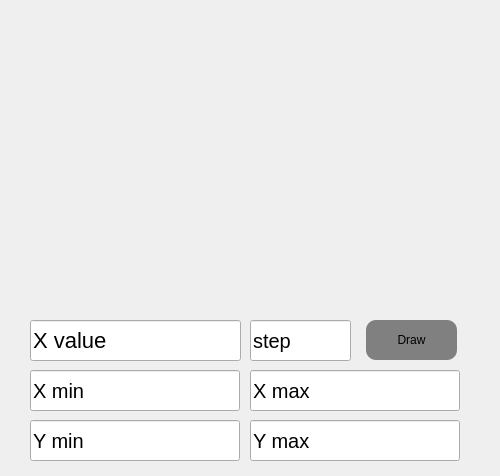
<?xml version="1.0" encoding="UTF-8"?>
<ui version="4.0">
 <class>GraphTest</class>
 <widget class="QWidget" name="GraphTest">
  <property name="geometry">
   <rect>
    <x>0</x>
    <y>0</y>
    <width>500</width>
    <height>476</height>
   </rect>
  </property>
  <property name="windowTitle">
   <string>Form</string>
  </property>
  <widget class="QCustomPlot" name="widget" native="true">
   <property name="geometry">
    <rect>
     <x>7</x>
     <y>6</y>
     <width>480</width>
     <height>300</height>
    </rect>
   </property>
  </widget>
  <widget class="QLineEdit" name="pushButton_value">
   <property name="geometry">
    <rect>
     <x>30</x>
     <y>320</y>
     <width>211</width>
     <height>41</height>
    </rect>
   </property>
   <property name="styleSheet">
    <string notr="true">font-size: 22px;</string>
   </property>
   <property name="text">
    <string>X value</string>
   </property>
  </widget>
  <widget class="QLineEdit" name="pushButton_x_min">
   <property name="geometry">
    <rect>
     <x>30</x>
     <y>370</y>
     <width>210</width>
     <height>41</height>
    </rect>
   </property>
   <property name="styleSheet">
    <string notr="true">font-size: 20px;</string>
   </property>
   <property name="text">
    <string>X min</string>
   </property>
  </widget>
  <widget class="QLineEdit" name="pushButton_x_max">
   <property name="geometry">
    <rect>
     <x>250</x>
     <y>370</y>
     <width>210</width>
     <height>41</height>
    </rect>
   </property>
   <property name="styleSheet">
    <string notr="true">font-size: 20px;</string>
   </property>
   <property name="text">
    <string>X max</string>
   </property>
  </widget>
  <widget class="QLineEdit" name="pushButton_y_min">
   <property name="geometry">
    <rect>
     <x>30</x>
     <y>420</y>
     <width>210</width>
     <height>41</height>
    </rect>
   </property>
   <property name="styleSheet">
    <string notr="true">font-size: 20px;</string>
   </property>
   <property name="text">
    <string>Y min</string>
   </property>
  </widget>
  <widget class="QLineEdit" name="pushButton_y_max">
   <property name="geometry">
    <rect>
     <x>250</x>
     <y>420</y>
     <width>210</width>
     <height>41</height>
    </rect>
   </property>
   <property name="styleSheet">
    <string notr="true">font-size: 20px;</string>
   </property>
   <property name="text">
    <string>Y max</string>
   </property>
  </widget>
  <widget class="QPushButton" name="pushButton_draw">
   <property name="geometry">
    <rect>
     <x>366</x>
     <y>320</y>
     <width>91</width>
     <height>40</height>
    </rect>
   </property>
   <property name="styleSheet">
    <string notr="true">background-color: gray;
border-radius: 10px;</string>
   </property>
   <property name="text">
    <string>Draw</string>
   </property>
  </widget>
  <widget class="QLineEdit" name="pushButton_step">
   <property name="geometry">
    <rect>
     <x>250</x>
     <y>320</y>
     <width>101</width>
     <height>41</height>
    </rect>
   </property>
   <property name="styleSheet">
    <string notr="true">font-size: 20px;
</string>
   </property>
   <property name="text">
    <string>step</string>
   </property>
  </widget>
 </widget>
 <customwidgets>
  <customwidget>
   <class>QCustomPlot</class>
   <extends>QWidget</extends>
   <header>qcustomplot.h</header>
   <container>1</container>
  </customwidget>
 </customwidgets>
 <resources/>
 <connections/>
</ui>
